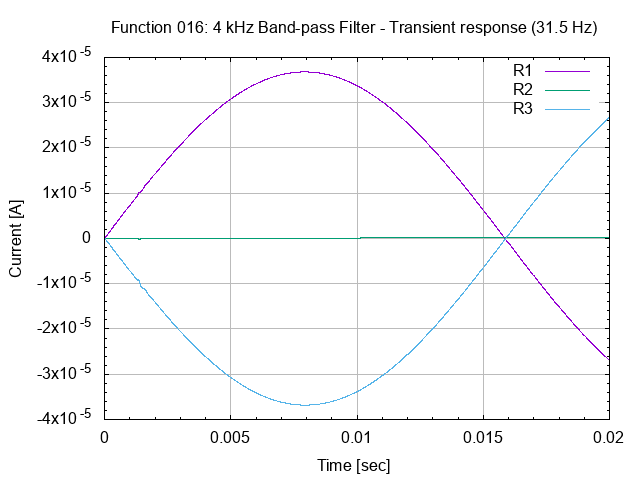

gnuplot code for this plot:
# set terminal
set term png

# set graph
set output "26.016.00.02.03.png"
set title "Function 016: 4 kHz Band-pass Filter - Transient response (31.5 Hz)"

# setup Y-axis
set grid ytics lt 1 lw 1 lc rgb "#bbbbbb"
set mytics
set ylabel "Current [A]"

# setup X-axis
set grid xtics lt 1 lw 1 lc rgb "#bbbbbb"
set mxtics
set xrange [0:0.02]
set xlabel "Time [sec]"

# setup plot style
set style data lines
plot '26.016.00.02.03.dat' using 1:2 title "R1", \
     '26.016.00.02.03.dat' using 1:3 title "R2", \
     '26.016.00.02.03.dat' using 1:4 title "R3"

# set output back to default
set output

# reset terminal type
set terminal pop
